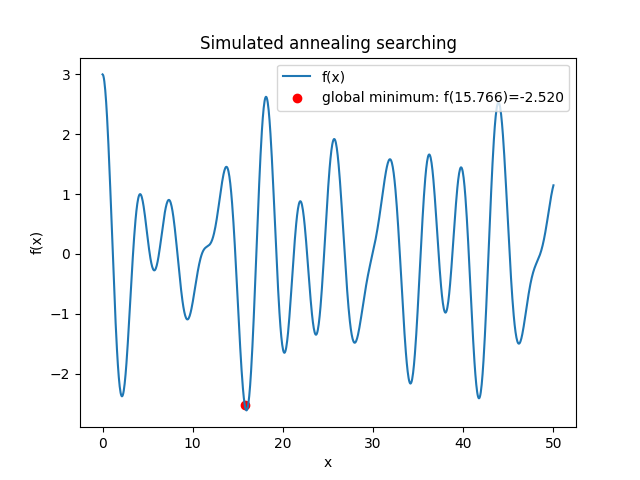

Source code (Python):
# ------- Simulated annealing method to find the global minimum -------
import numpy as np
import matplotlib.pyplot as plt

T0 = 500  # suitable initial temperature
tau = 10000
t = np.linspace(0, 1000, 100000)
T = T0 * np.exp(-t / tau)  # cooling function

x = np.linspace(0, 50, 1000)
f = np.cos(x) + np.cos(np.sqrt(2)*x) + np.cos(np.sqrt(3)*x)

index = np.random.randint(0, len(x))  # initial index
f_min = f[index]

for i in range(len(T)):

    # randomize the move step
    step = max(int(20*T[i]/T0), 1)

    if np.random.rand() < 0.5:
        new_index = min(index + step, len(x)-1)  # avoid index out of bounds
        delta_d = f[new_index]-f[index]  # right-move
    else:
        new_index = max(index - step, 0)  # avoid index out of bounds
        delta_d = f[new_index]-f[index]  # left-move

    if np.random.rand() < np.exp(-delta_d / T[i]):  # Metropolis
        index = new_index

    if f_min > f[index]:  # store the historical minimum
        f_min = f[index]
        x_min = index

print(f'The global minimum is f({x[x_min]:.3f})={f_min:.3f}')

# visualize the annealing process
plt.plot(x, f, label='f(x)')
plt.scatter(x[x_min], f_min, c='r', label=f'global minimum: f({x[x_min]:.3f})={f_min:.3f}')
plt.title('Simulated annealing searching')
plt.xlabel('x')
plt.ylabel('f(x)')
plt.legend()
plt.show()
